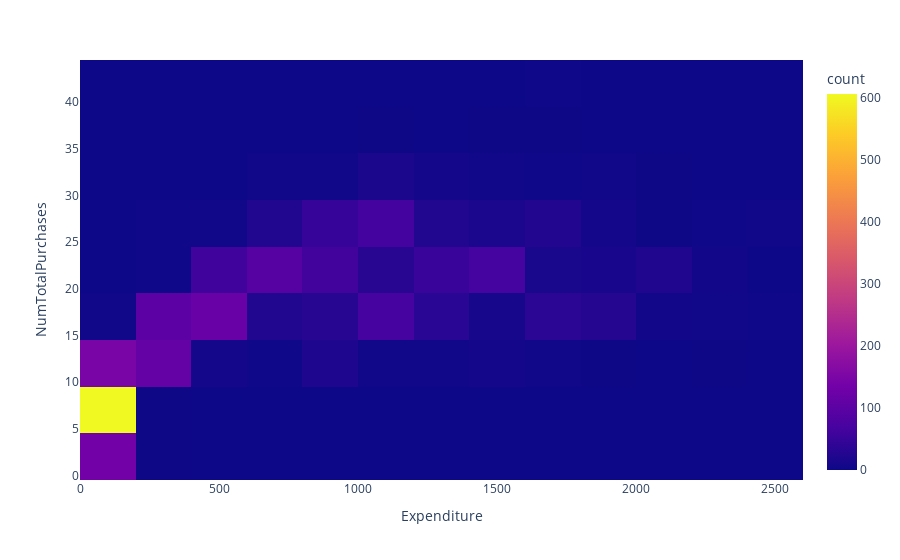

The notebook cell this image was saved under:
### Code cell
plt.figure(figsize=(28, 6))
px.density_heatmap(data,x="Expenditure", y="NumTotalPurchases")

### Figure 1 — Plotly figure (JSON) as saved in the notebook; plotly's stock layout.template omitted (floating-point values rounded to 4 significant figures; data arrays with more than 128 entries replaced by an {"elided": "..."} marker saying what was removed)
{"data": [{"coloraxis": "coloraxis", "hovertemplate": "Expenditure=%{x}<br>NumTotalPurchases=%{y}<br>count=%{z}<extra></extra>", "name": "", "type": "histogram2d", "x": {"elided": "2216 int values"}, "xaxis": "x", "xbingroup": "x", "y": {"elided": "2216 int values"}, "yaxis": "y", "ybingroup": "y"}], "layout": {"coloraxis": {"colorbar": {"title": {"text": "count"}}, "colorscale": [[0, "#0d0887"], [0.1111, "#46039f"], [0.2222, "#7201a8"], [0.3333, "#9c179e"], [0.4444, "#bd3786"], [0.5556, "#d8576b"], [0.6667, "#ed7953"], [0.7778, "#fb9f3a"], [0.8889, "#fdca26"], [1, "#f0f921"]]}, "legend": {"tracegroupgap": 0}, "margin": {"t": 60}, "xaxis": {"anchor": "y", "domain": [0, 1], "title": {"text": "Expenditure"}}, "yaxis": {"anchor": "x", "domain": [0, 1], "title": {"text": "NumTotalPurchases"}}}}
